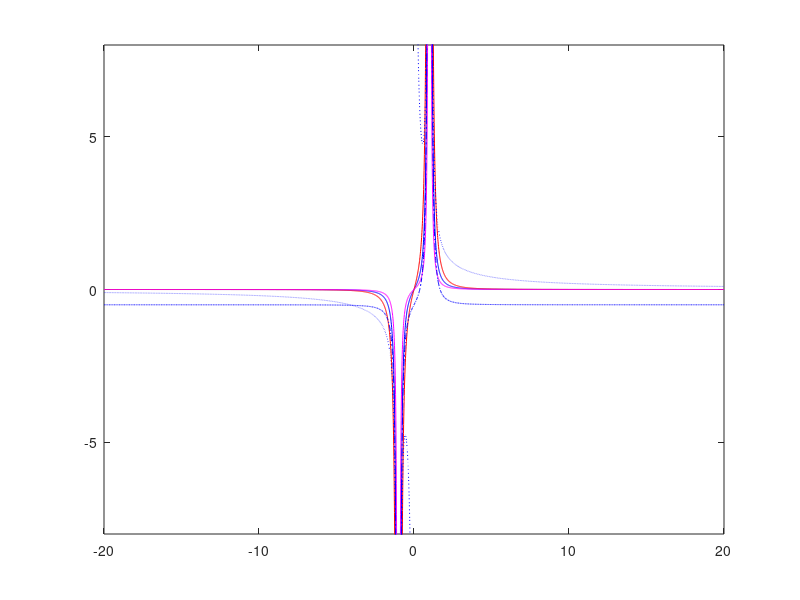

MATLAB code for this plot:

clear all; clc;

figure(1); clf;

% ------------------------
% input parameters

op_range = [0 500];
nbr_mbrFcns = 5;

% ------------------------
% controller parameters

UoD = [-1 1];
UoD_op_range = [-0.8 0.8];


a(1) = 2;
a(2) = 0.05;


% ------------------------
% calculation of input scaling


d_op_range = op_range(2) - op_range(1);
p_op_range = d_op_range/10;

x = [op_range(1)-p_op_range : d_op_range/100 : op_range(2)+p_op_range];

y_1 = (a(1) ./ (1+exp(-a(2).*x)))-1;
y_2_t = 1+exp(-a(2).*x);
y_2 = (a(1) - y_2_t) ./ y_2_t;


a(2) = (log(UoD_op_range(1)-UoD_op_range(2)) + log(UoD_op_range(1)) - log(UoD_op_range(2))) / ...
	(2 * (op_range(1) - op_range(2)));

a(1) = (1 + UoD_op_range(1)) * (1 + exp((-a(2)) * UoD_op_range(1)));



a(1) = 2; a(2) = 0.05;
x = 0.2514;

y_t = 1 + exp((-a(2)) * x);
y = (a(1) - y_t) / y_t;

x_r = (log(y+1) - log(a(1)-y-1)) / a(2);
disp([' ']);
disp(['x = ', num2str(x), ' y = ', num2str(y), ' x_r = ', num2str(x_r)]);

% ------------------------
% ------------------------
% ------------------------

x = [-20:0.01:20];

a = [1 0];
y = ((a(1) .* x) ./ (((x+1).^2) .* ((x-1).^2))) + a(2);
plot(x, y, 'b');
hold on;

a = [2 0];
y = ((a(1) .* x) ./ (((x+1).^2) .* ((x-1).^2))) + a(2);
plot(x, y, 'r');

a = [0.5 0];
y = ((a(1) .* x) ./ (((x+1).^2) .* ((x-1).^2))) + a(2);
plot(x, y, 'm');

a = [1 2];
y = ((a(1) .* x) ./ (((x+1).^2) .* ((x-1).^2))) + (a(2) ./ x);
plot(x, y, 'b:');
hold on;

a = [1 -0.5];
y = ((a(1) .* x) ./ (((x+1).^2) .* ((x-1).^2))) + a(2);
plot(x, y, 'b-.');
hold on;


axis([-20 20 -8 8]);


